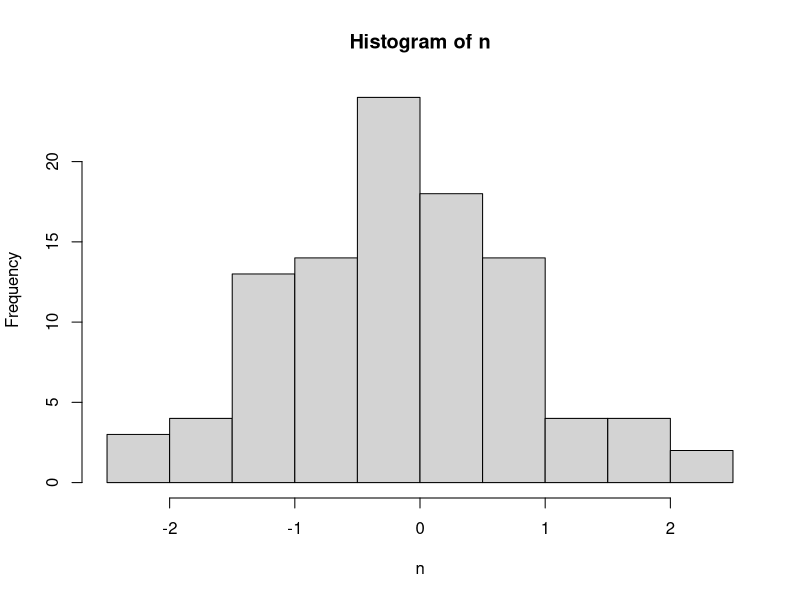
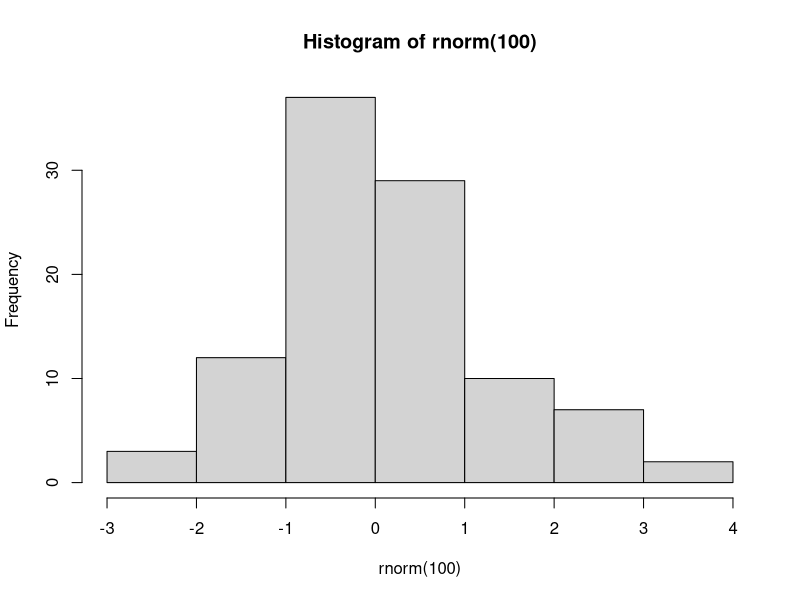

Write the R code that produced these figures, in order.
## ---- chunk 1
n <- rnorm(100) # 標準正規分布から100個値を取得し、nと名付ける

hist(n)　# nを用いてヒストグラムを描画
## ---- chunk 2
rnorm(100) |> 
  hist()
